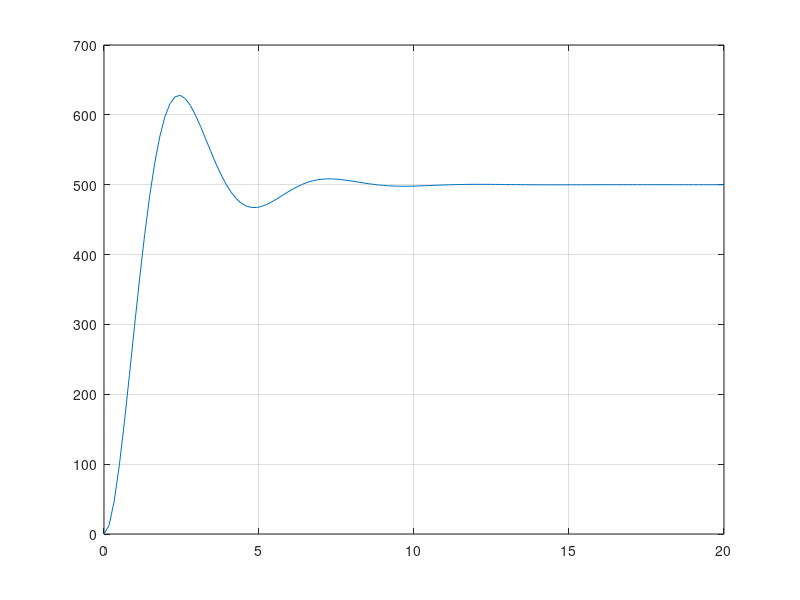

Reproduce this figure in MATLAB. (Note: this script raises an error after producing the figure.)
% Nikhil Misra, Edward Liu, Shelley Wei, Cindy Ning
% ENGR 130 Module 6 Report
% Section B
% November 16th, 2023

clear;
clc;
close all;

% loading the external file
load('M5_MEASURED_RPM.mat')

% graphing RPM vs time
plot(time, RPM)
grid on

% creating a straight line at y = 1000 to see if the graph ever reaches
% 1000 RPM
yline(1000)

% using the function to find the final RPM value, maximum overshoot
% percentage, rise time, and settling time of the wave
[steadyvalue, maximum, rising, settling] = getWaveformData(RPM, time);

%% LAB 2 P
clear;
clc;
close all;

% creating five plots that test five different values of P
figure(1)

subplot(5, 1, 1)
[trial_time1, trial_RPM1] = control_system('P', 1);
plot(trial_time1, trial_RPM1)
yline(1000)
[finalr1, maxover1, riset1, settlet1] = getWaveformData(trial_RPM1, trial_time1);
title('Graph for a P Value of 1')
xlabel('Time (s)')
ylabel('RPM')

subplot(5, 1, 2)
[trial_time2, trial_RPM2] = control_system('P', 55);
plot(trial_time2, trial_RPM2)
yline(1000)
[finalr2, maxover2, riset2, settlet2] = getWaveformData(trial_RPM2, trial_time2);
title('Graph for a P Value of 55')
xlabel('Time (s)')
ylabel('RPM')

subplot(5, 1, 3)
[trial_time3, trial_RPM3] = control_system('P', 70);
plot(trial_time3, trial_RPM3)
yline(1000)
[finalr3, maxover3, riset3, settlet3] = getWaveformData(trial_RPM3, trial_time3);
title('Graph for a P Value of 70')
xlabel('Time (s)')
ylabel('RPM')

subplot(5, 1, 4)
[trial_time4, trial_RPM4] = control_system('P', 90);
plot(trial_time4, trial_RPM4)
yline(1000)
[finalr4, maxover4, riset4, settlet4] = getWaveformData(trial_RPM4, trial_time4);
title('Graph for a P Value of 90')
xlabel('Time (s)')
ylabel('RPM')

subplot(5, 1, 5)
[trial_time5, trial_RPM5] = control_system('P', 100);
plot(trial_time5, trial_RPM5)
yline(1000)
[finalr5, maxover5, riset5, settlet5] = getWaveformData(trial_RPM5, trial_time5);
title('Graph for a P Value of 100')
xlabel('Time (s)')
ylabel('RPM')

%% LAB 2 PD
clear;
clc;
close all;

% creating five plots that test five different values of D while keeping P
% 100 because when P was 100, the final RPM was closest to the target value
figure(1)

subplot(5, 1, 1)
[trial_time1, trial_RPM1] = control_system('P', 100, 'D', 2);
plot(trial_time1, trial_RPM1)
yline(1000)
[finalr1, maxover1, riset1, settlet1] = getWaveformData(trial_RPM1, trial_time1);
title('Graph for a D Value of 2')
xlabel('Time (s)')
ylabel('RPM')

subplot(5, 1, 2)
[trial_time2, trial_RPM2] = control_system('P', 100, 'D', 14);
plot(trial_time2, trial_RPM2)
yline(1000)
[finalr2, maxover2, riset2, settlet2] = getWaveformData(trial_RPM2, trial_time2);
title('Graph for a D Value of 14')
xlabel('Time (s)')
ylabel('RPM')

subplot(5, 1, 3)
[trial_time3, trial_RPM3] = control_system('P', 100, 'D', 16);
plot(trial_time3, trial_RPM3)
yline(1000)
[finalr3, maxover3, riset3, settlet3] = getWaveformData(trial_RPM3, trial_time3);
title('Graph for a D Value of 16')
xlabel('Time (s)')
ylabel('RPM')

subplot(5, 1, 4)
[trial_time4, trial_RPM4] = control_system('P', 100, 'D', 18);
plot(trial_time4, trial_RPM4)
yline(1000)
[finalr4, maxover4, riset4, settlet4] = getWaveformData(trial_RPM4, trial_time4);
title('Graph for a D Value of 18')
xlabel('Time (s)')
ylabel('RPM')

subplot(5, 1, 5)
[trial_time5, trial_RPM5] = control_system('P', 100, 'D', 20);
plot(trial_time5, trial_RPM5)
yline(1000)
[finalr5, maxover5, riset5, settlet5] = getWaveformData(trial_RPM5, trial_time5);
title('Graph for a D Value of 20')
xlabel('Time (s)')
ylabel('RPM')

%% LAB 3 PID
clear;
clc;
close all;

% creating five plots that test five different values of I while keeping P
% 100 and D 20 because when D was 20, the maximum overshoot was smallest
figure(1)

subplot(5, 1, 1)
[trial_time1, trial_RPM1] = control_system('P', 100, 'I', 2, 'D', 20);
plot(trial_time1, trial_RPM1)
yline(1000)
[finalr1, maxover1, riset1, settlet1] = getWaveformData(trial_RPM1, trial_time1);
title('Graph for a I Value of 2')
xlabel('Time (s)')
ylabel('RPM')

subplot(5, 1, 2)
[trial_time2, trial_RPM2] = control_system('P', 100, 'I', 14, 'D', 20);
plot(trial_time2, trial_RPM2)
yline(1000)
[finalr2, maxover2, riset2, settlet2] = getWaveformData(trial_RPM2, trial_time2);
title('Graph for a I Value of 14')
xlabel('Time (s)')
ylabel('RPM')

subplot(5, 1, 3)
[trial_time3, trial_RPM3] = control_system('P', 100, 'I', 16, 'D', 20);
plot(trial_time3, trial_RPM3)
yline(1000)
[finalr3, maxover3, riset3, settlet3] = getWaveformData(trial_RPM3, trial_time3);
title('Graph for a I Value of 16')
xlabel('Time (s)')
ylabel('RPM')

subplot(5, 1, 4)
[trial_time4, trial_RPM4] = control_system('P', 100, 'I', 18, 'D', 20);
plot(trial_time4, trial_RPM4)
yline(1000)
[finalr4, maxover4, riset4, settlet4] = getWaveformData(trial_RPM4, trial_time4);
title('Graph for a I Value of 18')
xlabel('Time (s)')
ylabel('RPM')

% this graph has the best values of P, I, and D
subplot(5, 1, 5)
[trial_time5, trial_RPM5] = control_system('P', 100, 'I', 20, 'D', 20);
plot(trial_time5, trial_RPM5)
yline(1000)
[finalr5, maxover5, riset5, settlet5] = getWaveformData(trial_RPM5, trial_time5);
title('Graph for a I Value of 20')
xlabel('Time (s)')
ylabel('RPM')

%% Function
function [finalr, maxover, riset, settlet] = getWaveformData(r, t)
% Purpose: this function takes the RPM and time of a wave and finds the 
% final RPM value, maximum overshoot percentage, rise time, and settling 
% time of the wave
% Function call: getWaveformData(r, t)
% Input: r is the RPM values of the wave, and t is the corresponding time
% for the RPM values
% Output: finalr is the final RPM value, maxover is the maximum
% overshoot percentage, riset is the rise time, and settlet is the settling
% time of the wave
finalr = mean(r(end-10, end));
maxover = ((max(r) - finalr) / finalr) .* 100;
ten = 0.1 * finalr;
ninety = 0.9 * finalr;
index = t(r >= ten & r <= ninety);
riset = max(index) - min(index);
count = 1;
for idx = 1:length(r)
    if abs(finalr - r(idx))/finalr >= 0.05
        count = 0;
    else
        count = count + 1;
    end 
end
settleindex = length(r) - count;
settlet = t(settleindex);
fprintf('The final RPM is %.4f, the maximum overshoot is %.4f%%, the rise time is %.4f, and the settling time is %.4f.\n', finalr, maxover, riset, settlet)
end

function [new_time, new_RPM] = control_system(varargin)
%CONTROL_SYSTEM simulates either manual or PID control of a DC Motor
%
% Syntax:
%   [new_time, new_RPM] = control_system('P', Kp)
%   [new_time, new_RPM] = control_system('P', Kp, 'D', Kd)
%   [new_time, new_RPM] = control_system('P', Kp, 'I', Ki, 'D', Kd)
%
% Inputs:
%    'P' - Callout the fact that the next input is proportional gain value
%    Kp - The value of proportional gain
%    'I' - Callout the fact that the next input is integral gain value
%    Ki - The value of integral gain
%    'D' - Callout the fact that the next input is derivative gain value
%    Kd - The value of derivative gain
%
% Outputs:
%    new_time - The resulting x-axis of time values in a vector from simulation
%    new_RPM - The resulting y-axis values of simulated RPM control in a vector from simulation
%
% Example:
%   Simulate the Proportional Gain at 50
%   [t, y] = control_system('P', 50)
%   Simulate a PD Control with values of 20 and 5
%   [t, y] = control_system('P', 20, 'D', 5)

% April 2020; Last revision: 10-November-2020
%
%------------- BEGIN CODE --------------

Kp = 0;
Ki = 0;
Kd = 0;

switch nargin
    case 2
        switch varargin{1}
            case 'P'
                Kp = varargin{2};
            case 'I'
                Ki = varargin{2};
            case 'D'
                Kd = varargin{2};
            otherwise
                warning("This is not a valid character!")
        end
    case 4
        switch varargin{1}
            case 'P'
                Kp = varargin{2};
            case 'I'
                Ki = varargin{2};
            case 'D'
                Kd = varargin{2};
            otherwise
                warning("This is not a valid character!")
        end
        
        switch varargin{3}
            case 'P'
                Kp = varargin{4};
            case 'I'
                Ki = varargin{4};
            case 'D'
                Kd = varargin{4};
            otherwise
                warning("This is not a valid character!")
        end
        
        case 6
        switch varargin{1}
            case 'P'
                Kp = varargin{2};
            case 'I'
                Ki = varargin{2};
            case 'D'
                Kd = varargin{2};
            otherwise
                warning("This is not a valid character!")
        end
        
        switch varargin{3}
            case 'P'
                Kp = varargin{4};
            case 'I'
                Ki = varargin{4};
            case 'D'
                Kd = varargin{4};
            otherwise
                warning("This is not a valid character!")
        end
        
        switch varargin{5}
            case 'P'
                Kp = varargin{6};
            case 'I'
                Ki = varargin{6};
            case 'D'
                Kd = varargin{6};
            otherwise
                warning("This is not a valid character!")
        end
        
    otherwise
        warning("Invalid amounts of arguments! Check format of function.")
end

if Kp <= 100 && Kd <= 20 && Ki <= 20
    
    s = tf('s');
    P = 1/(1*s^2 + 1.125*s + 1);
    C = pid(Kp, Ki, Kd);
    T = feedback(P*C,1);
    
    [y, t] = step(T,20);
    new_time = t;
    new_RPM = y*1000;
else
    new_time = -1;
    new_RPM = -1;
    warning("The controller cannot use one of your values! It is too high!")
end

end